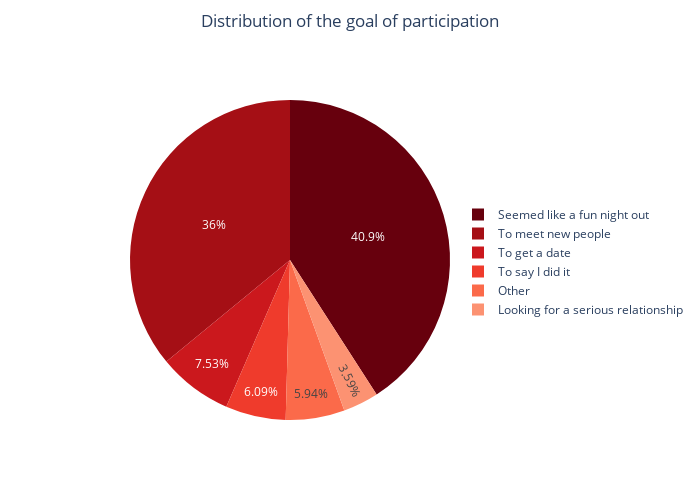

Source (notebook cell):
### Code cell
color_palette = px.colors.sequential.Reds[::-1]

goal = dataset["goal"].value_counts(ascending=False)

trace = go.Pie(labels=goal.index, values=goal, marker=dict(colors=color_palette))

layout = go.Layout(
    title={'text': 'Distribution of the goal of participation', 'x': 0.5,'yanchor': 'top', 'y': 0.97},
    width=700, 
    height=500,
        legend=dict(
        x=0.9,
        y=0.3
    )
    )
fig = go.Figure(data=[trace], layout=layout)
fig.show()

### Figure 1 — Plotly figure (JSON) as saved in the notebook; plotly's stock layout.template omitted (floating-point values rounded to 4 significant figures)
{"data": [{"labels": ["Seemed like a fun night out", "To meet new people", "To get a date", "To say I did it", "Other", "Looking for a serious relationship"], "marker": {"colors": ["rgb(103,0,13)", "rgb(165,15,21)", "rgb(203,24,29)", "rgb(239,59,44)", "rgb(251,106,74)", "rgb(252,146,114)", "rgb(252,187,161)", "rgb(254,224,210)", "rgb(255,245,240)"]}, "type": "pie", "values": [3426, 3012, 631, 510, 498, 301]}], "layout": {"height": 500, "legend": {"x": 0.9, "y": 0.3}, "title": {"text": "Distribution of the goal of participation", "x": 0.5, "y": 0.97, "yanchor": "top"}, "width": 700}}
